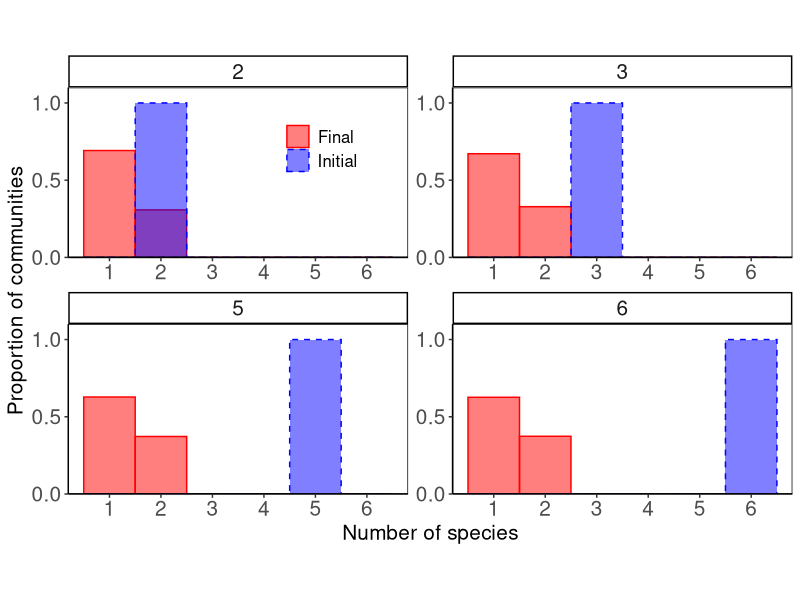
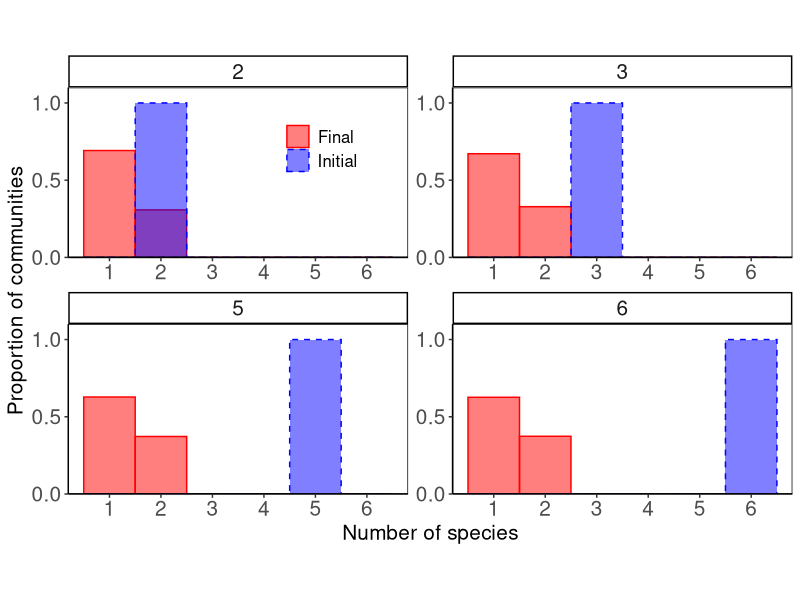

Recreate these plots in R, in order.
library(tidyverse)

data = read_csv('../data/results.csv')
n_sim = round(max(data$n_sim), digits = -2) # number of simulations per inital richness

# Remove non-convergent data (need to filter on n_p_f, rather than n_p)
# Hopefully we can deal with these cases in the simulation code and eventually
# remove this line
data = data %>% filter(n_p_f != -1)

# Reshape data for easier ggplotting
data = data %>% 
  mutate(n_p_s = n_p) %>%
  pivot_longer(cols = c(n_p_s, n_p_f),
               names_to = "type",
               values_to = "num_species")

data %>% ggplot(aes(x = num_species,
                    after_stat(density),
                    fill = type,
                    color = type,
                    linetype = type)) + 
  geom_histogram(position = "identity",
                 alpha = 0.5,
                 binwidth = 1) +
  facet_wrap(.~n_p, scales = "free") + 
  theme_classic() + 
  theme(axis.title = element_text(size = 15),
         axis.text = element_text(size = 15),
         strip.text = element_text(size = 15),
         legend.title = element_blank(),
         legend.position = c(0.35, 0.85),
         legend.text = element_text(size = 12, hjust = 0.1),
         panel.background = element_blank(), 
         panel.border = element_rect(color = 'black', fill = NA), 
         aspect.ratio = 0.5) + 
  scale_fill_manual(values = c('red', 'blue'),
                    labels = c('Final', 'Initial')) + 
  scale_color_manual(values = c('red', 'blue'),
                     labels = c('Final', 'Initial'))+
  scale_linetype_manual(values = c('solid', 'dashed'),
                        labels = c('Final', 'Initial'))+
  scale_x_continuous(breaks = seq(1:max(data$num_species)),
                     limits = c(0.5, max(data$num_species) + 0.5)) +
  scale_y_continuous(breaks = c(0, 0.5, 1),
                     expand = expansion(mult = c(0, 0.1))) + 
  xlab("Number of species") + 
  ylab("Proportion of communities")

ggsave('../sandbox/histogram_collapse.pdf')